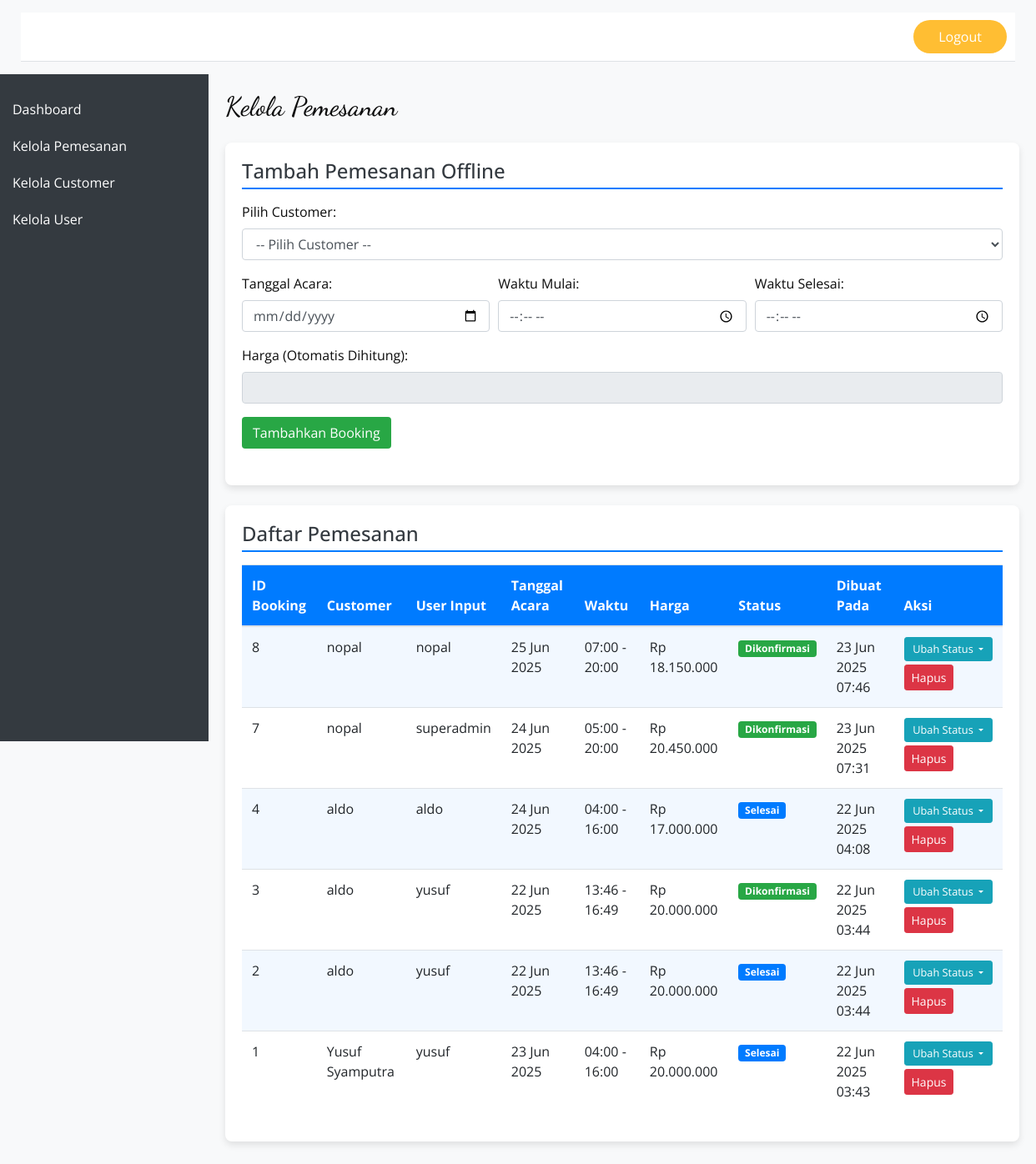
The app's page /admin/kelola_pemesanan.php (signed in) with its own data.
### tables this page shows
CREATE TABLE `booking` (
  `id` int(11) NOT NULL,
  `customer_id` int(11) DEFAULT NULL,
  `user_username` varchar(100) DEFAULT NULL,
  `tanggal_acara` date DEFAULT NULL,
  `waktu_mulai` time DEFAULT NULL,
  `waktu_selesai` time DEFAULT NULL,
  `harga` decimal(10,2) DEFAULT NULL,
  `status` enum('pending','dikonfirmasi','selesai','dibatalkan') DEFAULT 'pending',
  `created_at` timestamp NOT NULL DEFAULT current_timestamp()
);

CREATE TABLE `customer` (
  `id` int(11) NOT NULL,
  `nama` varchar(255) NOT NULL,
  `email` varchar(255) NOT NULL,
  `telepon` varchar(20) DEFAULT NULL,
  `alamat` text DEFAULT NULL
);

### admin/kelola_pemesanan.php (the view, shortened to what this page needs)
<?php
include '../koneksiDB.php';
$username_logged_in = htmlspecialchars($_SESSION['username']);
$role_logged_in = htmlspecialchars($_SESSION['role']);
$sql = "SELECT b.id, c.nama AS customer_nama, b.tanggal_acara, b.waktu_mulai, b.waktu_selesai, b.harga, b.status, b.created_at, b.user_username
        FROM booking b
        JOIN customer c ON b.customer_id = c.id
        ORDER BY b.created_at DESC";
$result = $conn->query($sql);
$bookings = [];
if ($result->num_rows > 0) {
    while ($row = $result->fetch_assoc()) {
        $bookings[] = $row;
    }
}
?>
<!DOCTYPE html>
<html lang="en">
<head>
    <link rel="stylesheet" type="text/css" href="../css/bootstrap.css" />
    <link href="../css/font-awesome.min.css" rel="stylesheet" />
    <link href="../css/style.css" rel="stylesheet" />
    <link href="../css/responsive.css" rel="stylesheet" />
</head>
<body class="sub_page">
    <div class="hero_area">
        <header class="header_section">
            <div class="container-fluid">
                <nav class="navbar navbar-expand-lg custom_nav-container ">
                    <a class="navbar-brand" href="dashboard_admin.php">
                        <span>SCC Admin</span>
                    </a>
                    <div class="collapse navbar-collapse" id="navbarSupportedContent">
                        <div class="user_option">
                            <a href="#" class="user_link">
                                <i class="fa fa-user" aria-hidden="true"></i> <?php echo $username_logged_in; ?> (<?php echo ucfirst($role_logged_in); ?>)
                            </a>
                            <a href="../logout.php" class="order_online">
                                Logout
                            </a>
                        </div>
                    </div>
                </nav>
            </div>
        </header>
    </div>
    <div class="wrapper">
        <nav id="sidebar" class="sidebar">
            <ul class="list-unstyled components">
                <li><a href="dashboard_admin.php">Dashboard</a></li>
                <li><a href="kelola_pemesanan.php">Kelola Pemesanan</a></li>
                <li><a href="kelola_customer.php">Kelola Customer</a></li>
                <?php if ($role_logged_in == 'superadmin'): ?>
                <li><a href="kelola_user.php">Kelola User</a></li>
                <?php endif; ?>
            </ul>
        </nav>
        <div id="content" class="content">
            <h2 class="mb-4">Kelola Pemesanan</h2>
            <div class="info-section mt-4">
                <h4>Tambah Pemesanan Offline</h4>
                <form action="kelola_pemesanan.php" method="POST" class="mb-4">
                    <div class="form-group">
                        <label for="customer_id_offline">Pilih Customer:</label>
                        <select class="form-control" id="customer_id_offline" name="customer_id_offline" required>
                            <option value="">-- Pilih Customer --</option>
                        </select>
                    </div>
                    <div class="form-row">
                        <div class="form-group col-md-4">
                            <label for="tanggal_acara_offline">Tanggal Acara:</label>
                            <input type="date" class="form-control" id="tanggal_acara_offline" name="tanggal_acara_offline" required>
                        </div>
                        <div class="form-group col-md-4">
                            <label for="waktu_mulai_offline">Waktu Mulai:</label>
                            <input type="time" class="form-control" id="waktu_mulai_offline" name="waktu_mulai_offline" required>
                        </div>
                        <div class="form-group col-md-4">
                            <label for="waktu_selesai_offline">Waktu Selesai:</label>
                            <input type="time" class="form-control" id="waktu_selesai_offline" name="waktu_selesai_offline" required>
                        </div>
                    </div>
                    <div class="form-group">
                        <label for="harga_display_offline">Harga (Otomatis Dihitung):</label>
                        <input type="text" class="form-control" id="harga_display_offline" readonly>
                    </div>
                    <button type="submit" name="add_booking_offline" class="btn btn-custom-add">Tambahkan Booking</button>
                </form>
            </div>
            <div class="info-section mt-4">
                <h4>Daftar Pemesanan</h4>
                <div class="table-responsive">
                    <table class="table table-striped table-hover">
                        <thead>
                            <tr>
                                <th>ID Booking</th>
                                <th>Customer</th>
                                <th>User Input</th>
                                <th>Tanggal Acara</th>
                                <th>Waktu</th>
                                <th>Harga</th>
                                <th>Status</th>
                                <th>Dibuat Pada</th>
                                <th>Aksi</th>
                            </tr>
                        </thead>
                        <tbody>
                            <?php if (!empty($bookings)): ?>
                                <?php foreach ($bookings as $booking): ?>
                                    <tr>
                                        <td><?php echo htmlspecialchars($booking['id']); ?></td>
                                        <td><?php echo htmlspecialchars($booking['customer_nama']); ?></td>
                                        <td><?php echo htmlspecialchars($booking['user_username']); ?></td>
                                        <td><?php echo htmlspecialchars(date('d M Y', strtotime($booking['tanggal_acara']))); ?></td>
                                        <td><?php echo htmlspecialchars(date('H:i', strtotime($booking['waktu_mulai']))) . ' - ' . htmlspecialchars(date('H:i', strtotime($booking['waktu_selesai']))); ?></td>
                                        <td>Rp <?php echo number_format($booking['harga'], 0, ',', '.'); ?></td>
                                        <td>
                                            <span class="status-badge status-<?php echo htmlspecialchars($booking['status']); ?>">
                                                <?php echo ucfirst(htmlspecialchars($booking['status'])); ?>
                                            </span>
                                        </td>
                                        <td><?php echo htmlspecialchars(date('d M Y H:i', strtotime($booking['created_at']))); ?></td>
                                        <td>
                                            <div class="dropdown">
                                                <button class="btn btn-sm btn-info dropdown-toggle btn-status" type="button" id="dropdownStatus<?php echo $booking['id']; ?>" data-toggle="dropdown" aria-haspopup="true" aria-expanded="false">
                                                    Ubah Status
                                                </button>
                                            </div>
                                            <a href="kelola_pemesanan.php?action=delete&id=<?php echo htmlspecialchars($booking['id']); ?>"
                                               class="btn btn-sm btn-danger mt-1" onclick="return confirm('Apakah Anda yakin ingin menghapus pemesanan ini?');">
                                                Hapus
                                            </a>
                                        </td>
                                    </tr>
                                <?php endforeach; ?>
                            <?php else: ?>
                                <tr>
                                    <td colspan="9" class="text-center">Tidak ada data pemesanan.</td>
                                </tr>
                            <?php endif; ?>
                        </tbody>
                    </table>
                </div>
            </div>
        </div>
    </div>
</body>
</html>

### css/style.css (style rules this page uses)
body { font-family: "Open Sans", sans-serif; color: #0c0c0c; background-color: #ffffff; overflow-x: hidden; }
h1, h2 { font-family: 'Dancing Script', cursive; }
a, a:hover, a:focus { text-decoration: none; }
.btn, .btn:focus { outline: none !important; -webkit-box-shadow: none; box-shadow: none; }
.hero_area { position: relative; min-height: 100vh; display: -webkit-box; display: -ms-flexbox; display: flex; -webkit-box-orient: vertical; -webkit-box-direction: normal; -ms-flex-direction: column; flex-direction: column; }
.sub_page .hero_area { min-height: auto; }
.header_section { padding: 15px 0; }
.header_section .container-fluid { padding-right: 25px; padding-left: 25px; }
.navbar-brand { font-family: 'Dancing Script', cursive; }
.navbar-brand span { font-weight: bold; font-size: 32px; color: #ffffff; }
.custom_nav-container { padding: 0; }
.user_option { display: -webkit-box; display: -ms-flexbox; display: flex; -webkit-box-align: center; -ms-flex-align: center; align-items: center; }
.user_option a { margin: 0 10px; }
.user_option .user_link { color: #ffffff; }
.user_option .order_online { display: inline-block; padding: 8px 30px; background-color: #ffbe33; color: #ffffff; border-radius: 45px; -webkit-transition: all 0.3s; transition: all 0.3s; border: none; }

### admin/kelola_pemesanan.php (style rules this page uses)
body { background-color: #f8f9fa; }
.wrapper { display: flex; }
.sidebar { width: 250px; height: 100vh; background-color: #343a40; padding-top: 20px; color: white; position: fixed; }
.sidebar a { color: white; padding: 10px 15px; text-decoration: none; display: block; }
.content { flex-grow: 1; padding: 20px; margin-left: 250px; }
.navbar { background-color: #ffffff; border-bottom: 1px solid #dee2e6; }
.info-section { background-color: #ffffff; border-radius: 8px; box-shadow: 0 4px 8px rgba(0,0,0,0.1); padding: 20px; margin-bottom: 20px; }
.info-section h4 { color: #343a40; margin-bottom: 15px; border-bottom: 2px solid #007bff; padding-bottom: 5px; }
.table thead th { background-color: #007bff; color: white; }
.table-striped tbody tr:nth-of-type(odd) { background-color: rgba(0, 123, 255, 0.05); }
.btn-status { padding: 0.25rem 0.6rem; font-size: 0.8rem; }
.status-badge { display: inline-block; padding: .35em .65em; font-size: .75em; font-weight: 700; line-height: 1; color: #fff; text-align: center; white-space: nowrap; vertical-align: baseline; border-radius: .25rem; }
.status-dikonfirmasi { background-color: #28a745; }
.status-selesai { background-color: #007bff; }
.btn-custom-add { background-color: #28a745; color: white; }

### records on screen
booking: id "8", customer.nama "nopal", user_username "nopal", tanggal_acara "25 Jun 2025", waktu_mulai "07:00", waktu_selesai "20:00", harga "18.150.000", status "Dikonfirmasi", created_at "23 Jun 2025 07:46"
booking: id "7", customer.nama "nopal", user_username "superadmin", tanggal_acara "24 Jun 2025", waktu_mulai "05:00", waktu_selesai "20:00", harga "20.450.000", status "Dikonfirmasi", created_at "23 Jun 2025 07:31"
booking: id "4", customer.nama "aldo", user_username "aldo", tanggal_acara "24 Jun 2025", waktu_mulai "04:00", waktu_selesai "16:00", harga "17.000.000", status "Selesai", created_at "22 Jun 2025 04:08"
booking: id "3", customer.nama "aldo", user_username "yusuf", tanggal_acara "22 Jun 2025", waktu_mulai "13:46", waktu_selesai "16:49", harga "20.000.000", status "Dikonfirmasi", created_at "22 Jun 2025 03:44"
booking: id "2", customer.nama "aldo", user_username "yusuf", tanggal_acara "22 Jun 2025", waktu_mulai "13:46", waktu_selesai "16:49", harga "20.000.000", status "Selesai", created_at "22 Jun 2025 03:44"
booking: id "1", customer.nama "Yusuf Syamputra", user_username "yusuf", tanggal_acara "23 Jun 2025", waktu_mulai "04:00", waktu_selesai "16:00", harga "20.000.000", status "Selesai", created_at "22 Jun 2025 03:43"
